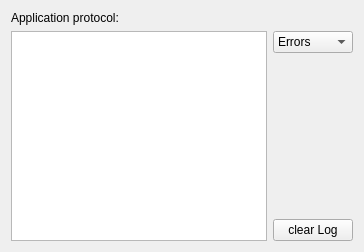
       <widget class="QWidget" name="TabPage5">
        <attribute name="title">
         <string>Protocol</string>
        </attribute>
        <layout class="QGridLayout" name="gridLayout_27">
         <item row="0" column="0">
          <widget class="QLabel" name="textLabel1_2_3_2_3_2_2">
           <property name="text">
            <string>Application protocol:</string>
           </property>
           <property name="wordWrap">
            <bool>false</bool>
           </property>
          </widget>
         </item>
         <item row="1" column="0" rowspan="3">
          <widget class="QTextEdit" name="protocolEdit">
           <property name="enabled">
            <bool>true</bool>
           </property>
           <property name="toolTip">
            <string>application and error messages</string>
           </property>
           <property name="readOnly">
            <bool>true</bool>
           </property>
          </widget>
         </item>
         <item row="1" column="1">
          <widget class="QComboBox" name="debugLevelBox">
           <property name="toolTip">
            <string>change protocol level</string>
           </property>
           <item>
            <property name="text">
             <string>Errors</string>
            </property>
           </item>
           <item>
            <property name="text">
             <string>Standard</string>
            </property>
           </item>
           <item>
            <property name="text">
             <string>Details</string>
            </property>
           </item>
           <item>
            <property name="text">
             <string>All</string>
            </property>
           </item>
          </widget>
         </item>
         <item row="2" column="1">
          <spacer name="verticalSpacer_7">
           <property name="orientation">
            <enum>Qt::Vertical</enum>
           </property>
           <property name="sizeHint" stdset="0">
            <size>
             <width>20</width>
             <height>160</height>
            </size>
           </property>
          </spacer>
         </item>
         <item row="3" column="1">
          <widget class="QPushButton" name="clearLogButton">
           <property name="text">
            <string>clear Log</string>
           </property>
          </widget>
         </item>
        </layout>
       </widget>
